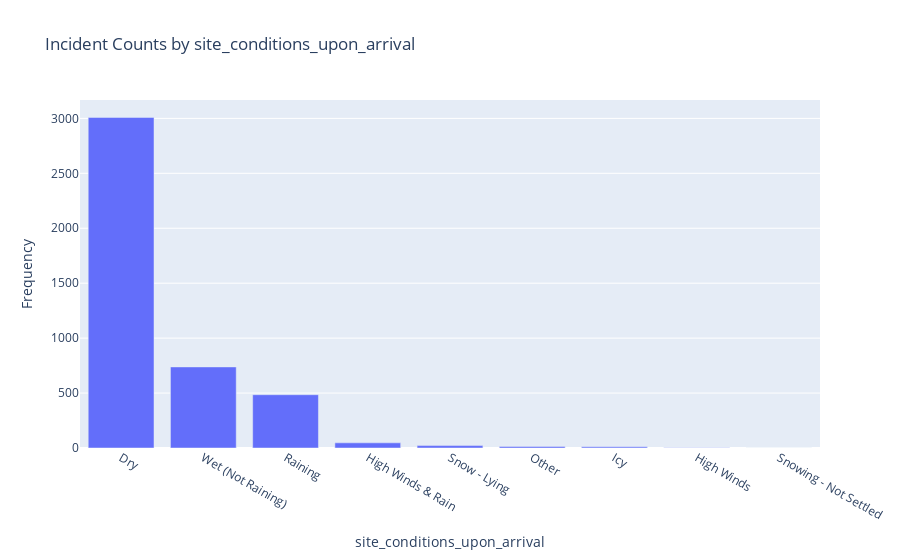

The cell this chart's notebook holds for it:
### Code cell
# Calls plot_bar_chart function
plot_bar_chart(df['site_conditions_upon_arrival'].value_counts(), 'site_conditions_upon_arrival', 'Frequency', 'Incident Counts by site_conditions_upon_arrival')

### Figure 1 — Plotly figure (JSON) as saved in the notebook; plotly's stock layout.template omitted (floating-point values rounded to 4 significant figures)
{"data": [{"alignmentgroup": "True", "hovertemplate": "site_conditions_upon_arrival=%{x}<br>Frequency=%{y}<extra></extra>", "legendgroup": "", "marker": {"color": "#636efa", "pattern": {"shape": ""}}, "name": "", "offsetgroup": "", "orientation": "v", "showlegend": false, "textposition": "auto", "type": "bar", "x": ["Dry", "Wet (Not Raining)", "Raining", "High Winds & Rain", "Snow - Lying", "Other", "Icy", "High Winds", "Snowing - Not Settled"], "xaxis": "x", "y": [3009, 738, 485, 47, 22, 14, 11, 2, 1], "yaxis": "y"}], "layout": {"barmode": "relative", "legend": {"tracegroupgap": 0}, "title": {"text": "Incident Counts by site_conditions_upon_arrival"}, "xaxis": {"anchor": "y", "domain": [0, 1], "title": {"text": "site_conditions_upon_arrival"}}, "yaxis": {"anchor": "x", "domain": [0, 1], "title": {"text": "Frequency"}}}}
